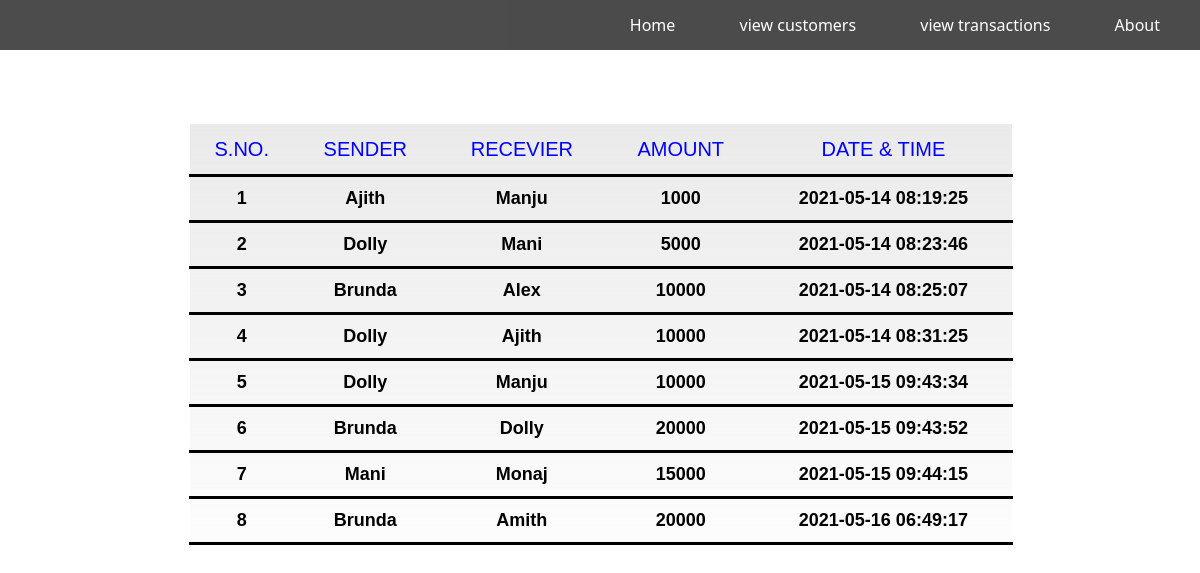
The page /history.php on the database its author committed.
### tables this page shows
CREATE TABLE `transaction` (
  `sno` int(3) NOT NULL,
  `sender` text NOT NULL,
  `receiver` text NOT NULL,
  `balance` int(8) NOT NULL,
  `datetime` datetime NOT NULL DEFAULT current_timestamp()
);

### history.php (the view, shortened to what this page needs)
<!doctype html>
<html lang="en">
<head>
    <link href="https://cdn.jsdelivr.net/npm/bootstrap@5.0.0-beta1/dist/css/bootstrap.min.css" rel="stylesheet"
>
</head>
<body>
<div id="abc">
        <nav>
            <ul>
                <li><a href="index.php">Home</a></li>
                <li><a href="money.php">view customers</a></li>
                <li><a href="history.php">view transactions</a></li>
                <li><a href="about.php">About</a></li>
            </ul>
        </nav>
</div>
<div class="tablediv">
        <br><br>
        <table>
            <tr>
                <th>S.No.</th>
                <th>Sender</th>
                <th>Recevier</th>
                <th>Amount</th>
                <th>Date & time</th>
            </tr>
        <tbody>
        <?php
include 'connect.php';
$sql ="SELECT * FROM transaction";
$query =mysqli_query($conn, $sql);
while($rows = mysqli_fetch_assoc($query))
{
?>
<tr style="color : black;">
            <td class="text-center py-2"><?php echo $rows['sno']; ?></td>
            <td class="text-center py-2"><?php echo $rows['sender']; ?></td>
            <td class="text-center py-2"><?php echo $rows['receiver']; ?></td>
            <td class="text-center py-2"><?php echo $rows['balance']; ?> </td>
            <td class="text-center py-2"><?php echo $rows['datetime']; ?> </td>
        <?php
}
        ?>
        </tbody>
    </table>
</div>
</body>
</html>

### history.php (style rules this page uses)
body { margin: 0px; padding: 0%; }
nav { width: 100%; height: 50px; background-color: black; line-height: 50px; opacity: 0.7; }
nav ul { float: right; margin-right: 10px; }
nav ul li { list-style-type: none; display: inline-block; transition: 0.7s all; }
nav ul li a { text-decoration: none; color: #fff; padding: 30px; font-size: 16px; }
.tablediv { float: center; padding: 8px; margin: 5px; width: 70%; margin-left: 15%; margin-right: 15%; overflow-x: auto; }
table { font-family: 'Trebuchet MS', sans-serif; font-weight: bold; padding: 5px; margin: 1px; background: linear-gradient( rgba(50, 50, 50, 0.1), rgba(250, 250, 250, 0.5)); width: 100%; border: 1px solid white; border-collapse: collapse; }
th { padding: 10px 10px; text-align: center; font-weight: 500; font-size: 20px; color: blue; text-transform: uppercase; border-bottom: solid black; }
td { padding: 8px; text-align: left; vertical-align: middle; font-weight: bold; font-size: 18px; color: black; border-bottom: solid black; }

### rows shown on the page
transaction: sno "1", sender "Ajith", receiver "Manju", balance "1000", datetime "2021-05-14 08:19:25"
transaction: sno "2", sender "Dolly", receiver "Mani", balance "5000", datetime "2021-05-14 08:23:46"
transaction: sno "3", sender "Brunda", receiver "Alex", balance "10000", datetime "2021-05-14 08:25:07"
transaction: sno "4", sender "Dolly", receiver "Ajith", balance "10000", datetime "2021-05-14 08:31:25"
transaction: sno "5", sender "Dolly", receiver "Manju", balance "10000", datetime "2021-05-15 09:43:34"
transaction: sno "6", sender "Brunda", receiver "Dolly", balance "20000", datetime "2021-05-15 09:43:52"
transaction: sno "7", sender "Mani", receiver "Monaj", balance "15000", datetime "2021-05-15 09:44:15"
transaction: sno "8", sender "Brunda", receiver "Amith", balance "20000", datetime "2021-05-16 06:49:17"
